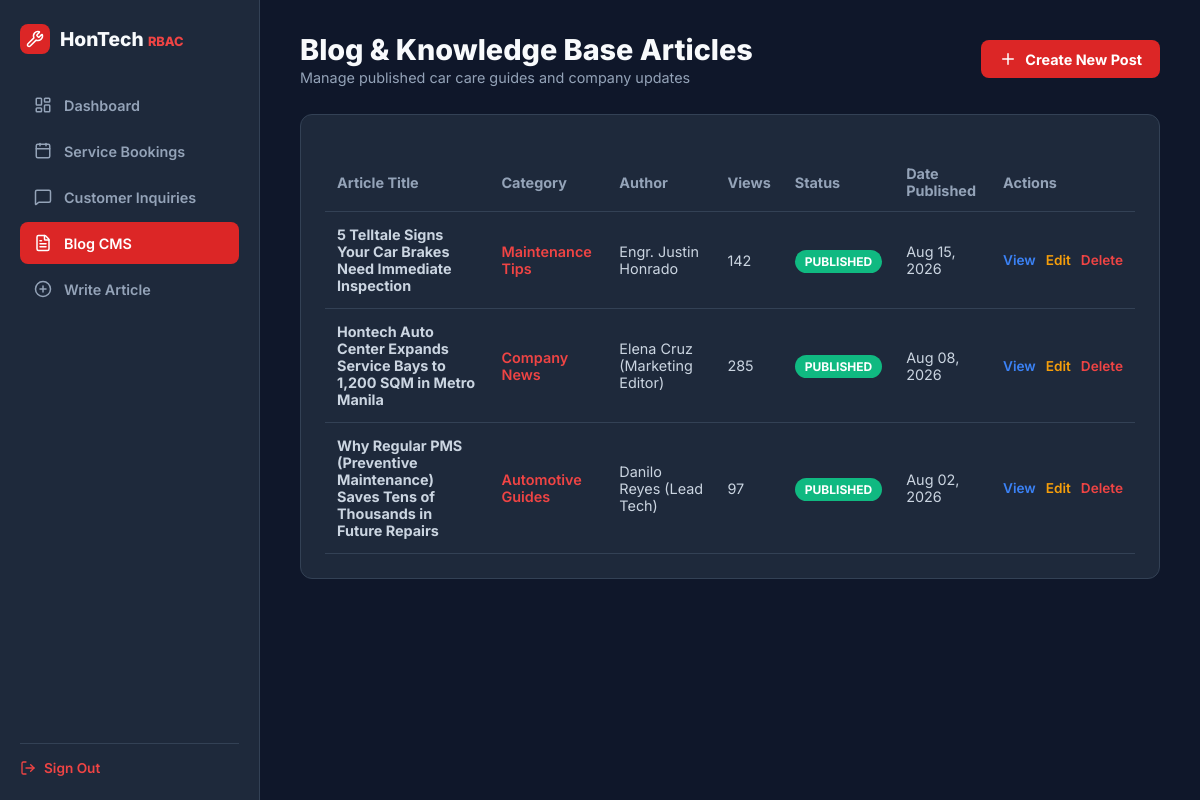
The app's page /admin/posts.php (signed in) with its own data.
### tables this page shows
CREATE TABLE IF NOT EXISTS `posts` (
    `id` INT AUTO_INCREMENT PRIMARY KEY,
    `category_id` INT NOT NULL,
    `author_id` INT DEFAULT 1,
    `title` VARCHAR(255) NOT NULL,
    `slug` VARCHAR(255) NOT NULL UNIQUE,
    `excerpt` TEXT NOT NULL,
    `content` LONGTEXT NOT NULL,
    `featured_image` VARCHAR(255) DEFAULT 'images/service-image.png',
    `views_count` INT DEFAULT 0,
    `status` ENUM('draft', 'published') DEFAULT 'published',
    `published_at` DATETIME DEFAULT CURRENT_TIMESTAMP,
    `created_at` TIMESTAMP DEFAULT CURRENT_TIMESTAMP,
    `updated_at` TIMESTAMP DEFAULT CURRENT_TIMESTAMP ON UPDATE CURRENT_TIMESTAMP,
    FOREIGN KEY (`category_id`) REFERENCES `categories`(`id`) ON DELETE RESTRICT,
    FOREIGN KEY (`author_id`) REFERENCES `employees`(`id`) ON DELETE SET NULL
);

CREATE TABLE IF NOT EXISTS `categories` (
    `id` INT AUTO_INCREMENT PRIMARY KEY,
    `name` VARCHAR(100) NOT NULL,
    `slug` VARCHAR(100) NOT NULL UNIQUE,
    `description` TEXT DEFAULT NULL,
    `created_at` TIMESTAMP DEFAULT CURRENT_TIMESTAMP
);

CREATE TABLE IF NOT EXISTS `employees` (
    `id` INT AUTO_INCREMENT PRIMARY KEY,
    `employee_code` VARCHAR(20) NOT NULL UNIQUE,
    `full_name` VARCHAR(100) NOT NULL,
    `email` VARCHAR(100) NOT NULL UNIQUE,
    `phone` VARCHAR(20) DEFAULT NULL,
    `password_hash` VARCHAR(255) NOT NULL,
    `role_id` INT NOT NULL,
    `department_id` INT DEFAULT NULL,
    `avatar_url` VARCHAR(255) DEFAULT 'assets/images/default-avatar.png',
    `status` ENUM('active', 'inactive', 'suspended') DEFAULT 'active',
    `last_login` DATETIME DEFAULT NULL,
    `created_at` TIMESTAMP DEFAULT CURRENT_TIMESTAMP,
    FOREIGN KEY (`role_id`) REFERENCES `roles`(`id`) ON DELETE RESTRICT,
    FOREIGN KEY (`department_id`) REFERENCES `departments`(`id`) ON DELETE SET NULL
);

### admin/posts.php (the view, shortened to what this page needs)
<?php
$pdo = getDBConnection();
$posts = [];
if ($pdo) {
    $posts = $pdo->query("
        SELECT p.*, c.name as category_name, e.full_name as author_name
        FROM posts p
        JOIN categories c ON p.category_id = c.id
        LEFT JOIN employees e ON p.author_id = e.id
        ORDER BY p.created_at DESC
    ")->fetchAll();
}
?>
<!DOCTYPE html>
<html lang="en">
<head>
</head>
<body>
<div class="sidebar">
    <div class="sidebar-brand">
        <div style="background: #dc2626; padding: 6px; border-radius: 8px; display: flex;"><i data-lucide="wrench" style="width:18px;height:18px;color:#fff"></i></div>
        <span>HonTech <span style="color:#ef4444;font-size:0.8rem">RBAC</span></span>
    </div>
    <div style="flex: 1;">
        <a href="dashboard.php" class="nav-item"><i data-lucide="layout-dashboard" style="width:18px;height:18px"></i> Dashboard</a>
        <a href="bookings.php" class="nav-item"><i data-lucide="calendar" style="width:18px;height:18px"></i> Service Bookings</a>
        <a href="inquiries.php" class="nav-item"><i data-lucide="message-square" style="width:18px;height:18px"></i> Customer Inquiries</a>
        <a href="posts.php" class="nav-item active"><i data-lucide="file-text" style="width:18px;height:18px"></i> Blog CMS</a>
        <a href="post-editor.php" class="nav-item"><i data-lucide="plus-circle" style="width:18px;height:18px"></i> Write Article</a>
    </div>
    <div style="border-top: 1px solid #334155; padding-top: 16px;">
        <a href="logout.php" style="display: flex; align-items: center; gap: 8px; color: #ef4444; font-size: 0.85rem; font-weight: 600;">
            <i data-lucide="log-out" style="width:16px;height:16px"></i> Sign Out
        </a>
    </div>
</div>
<div class="main-content">
    <div style="display: flex; justify-content: space-between; align-items: center; margin-bottom: 28px;">
        <div>
            <h1 style="font-size: 1.8rem; font-weight: 800;">Blog & Knowledge Base Articles</h1>
            <p style="color: #94a3b8; font-size: 0.9rem; margin-top: 2px;">Manage published car care guides and company updates</p>
        </div>
        <a href="post-editor.php" class="btn-new">
            <i data-lucide="plus" style="width:18px;height:18px"></i> Create New Post
        </a>
    </div>
    <div class="panel">
        <table class="table">
            <thead>
                <tr>
                    <th>Article Title</th>
                    <th>Category</th>
                    <th>Author</th>
                    <th>Views</th>
                    <th>Status</th>
                    <th>Date Published</th>
                    <th>Actions</th>
                </tr>
            </thead>
            <tbody>
                <?php if (!empty($posts)): ?>
                    <?php foreach ($posts as $p): ?>
                        <tr>
                            <td>
                                <strong><?= htmlspecialchars($p['title']) ?></strong>
                            </td>
                            <td><span style="color:#ef4444;font-weight:600"><?= htmlspecialchars($p['category_name']) ?></span></td>
                            <td><?= htmlspecialchars($p['author_name'] ?? 'Hontech Team') ?></td>
                            <td><?= number_format($p['views_count']) ?></td>
                            <td>
                                <span class="badge badge-<?= $p['status'] ?>">
                                    <?= htmlspecialchars($p['status']) ?>
                                </span>
                            </td>
                            <td><?= date('M d, Y', strtotime($p['published_at'])) ?></td>
                            <td>
                                <div style="display: flex; gap: 10px; font-size: 0.85rem;">
                                    <a href="../blog-post.php?slug=<?= urlencode($p['slug']) ?>" target="_blank" style="color: #3b82f6; font-weight:600;">View</a>
                                    <a href="post-editor.php?id=<?= $p['id'] ?>" style="color: #f59e0b; font-weight:600;">Edit</a>
                                    <a href="../api/blog_actions.php?action=delete&id=<?= $p['id'] ?>" onclick="return confirm('Are you sure you want to delete this article?')" style="color: #ef4444; font-weight:600;">Delete</a>
                                </div>
                            </td>
                        </tr>
                    <?php endforeach; ?>
                <?php else: ?>
                    <tr><td colspan="7" style="text-align: center; color: #94a3b8; padding: 24px;">No blog articles found. Click "Create New Post" to write your first article!</td></tr>
                <?php endif; ?>
            </tbody>
        </table>
    </div>
</div>
</body>
</html>

### admin/posts.php (style rules this page uses)
* { box-sizing: border-box; margin: 0; padding: 0; font-family: 'Inter', sans-serif; }
body { background: #0f172a; color: #f8fafc; display: flex; min-height: 100vh; }
a { text-decoration: none; color: inherit; }
.sidebar { width: 260px; background: #1e293b; border-right: 1px solid #334155; padding: 24px 20px; display: flex; flex-direction: column; }
.sidebar-brand { display: flex; align-items: center; gap: 10px; font-weight: 800; font-size: 1.2rem; margin-bottom: 30px; }
.nav-item { display: flex; align-items: center; gap: 12px; padding: 12px 14px; border-radius: 8px; color: #94a3b8; font-weight: 600; font-size: 0.9rem; margin-bottom: 4px; }
.nav-item:hover, .nav-item.active { background: #334155; color: #ffffff; }
.nav-item.active { background: #dc2626; color: #ffffff; }
.main-content { flex: 1; padding: 32px 40px; overflow-y: auto; }
.panel { background: #1e293b; border: 1px solid #334155; border-radius: 12px; padding: 24px; }
.table { width: 100%; border-collapse: collapse; margin-top: 14px; font-size: 0.9rem; }
.table th { text-align: left; padding: 12px; color: #94a3b8; border-bottom: 1px solid #334155; }
.table td { padding: 14px 12px; border-bottom: 1px solid #334155; color: #cbd5e1; }
.badge { padding: 4px 10px; border-radius: 20px; font-size: 0.75rem; font-weight: 700; text-transform: uppercase; }
.badge-published { background: #10b981; color: #fff; }
.btn-new { background: #dc2626; color: #fff; padding: 10px 18px; border-radius: 8px; font-weight: 700; font-size: 0.9rem; display: inline-flex; align-items: center; gap: 8px; }

### records on screen
posts: title "5 Telltale Signs Your Car Brakes Need Immediate Inspection", category.name "Maintenance Tips", author.full_name "Engr. Justin Honrado", views_count "142", status "PUBLISHED", published_at "Aug 15, 2026"
posts: title "Hontech Auto Center Expands Service Bays to 1,200 SQM in Metro Manila", category.name "Company News", author.full_name "Elena Cruz (Marketing Editor)", views_count "285", status "PUBLISHED", published_at "Aug 08, 2026"
posts: title "Why Regular PMS (Preventive Maintenance) Saves Tens of Thousands in Future Repairs", category.name "Automotive Guides", author.full_name "Danilo Reyes (Lead Tech)", views_count "97", status "PUBLISHED", published_at "Aug 02, 2026"
